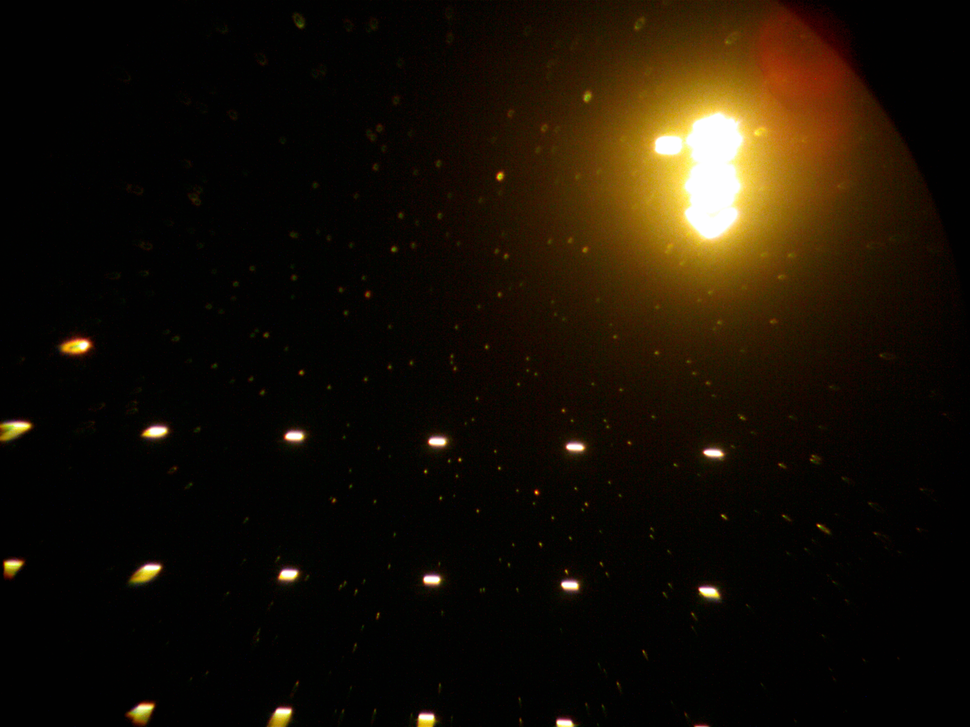
#> input picture image_processing/region1_FOV.PNG, 970 x 727 px, shrunk from 2048 x 1536 before the run, found by its file name
$ python adaptive_mean.py
#> lines starting #> are read from the running program, lines starting #| are printed output that depends on the picture; after the words box and inside, x2 and y2 are one past the last pixel; in counts of white or black regions, pixels touching at a corner belong together
import cv2
import matplotlib.pyplot as plt
path = "image_processing/region1_FOV.PNG"

image = cv2.imread(path, cv2.IMREAD_GRAYSCALE)
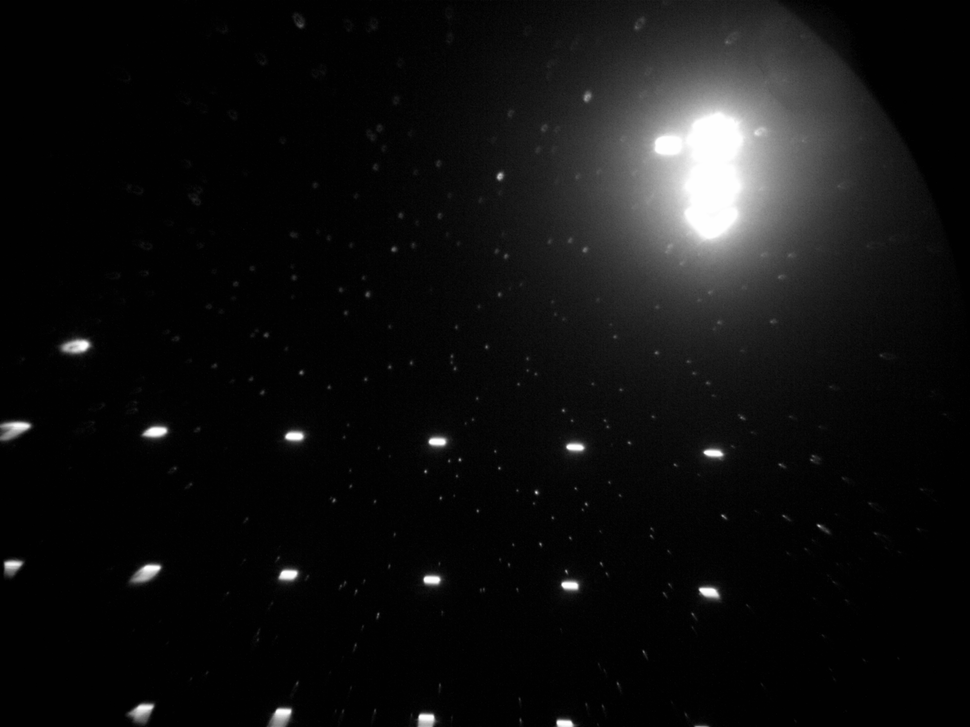
#> image: shape (727, 970); min 0, max 255, mean 16.8

image = cv2.medianBlur(image,5) #removes a lot of noise (and possibly particles)

# a higher C value (last argument) is a more aggressive threshold
# block size (second to last) must be > 1 and odd
#adaptive mean
mean_filtered_image = cv2.adaptiveThreshold(image, 255,cv2.ADAPTIVE_THRESH_MEAN_C,
                                            cv2.THRESH_BINARY_INV,15,3)
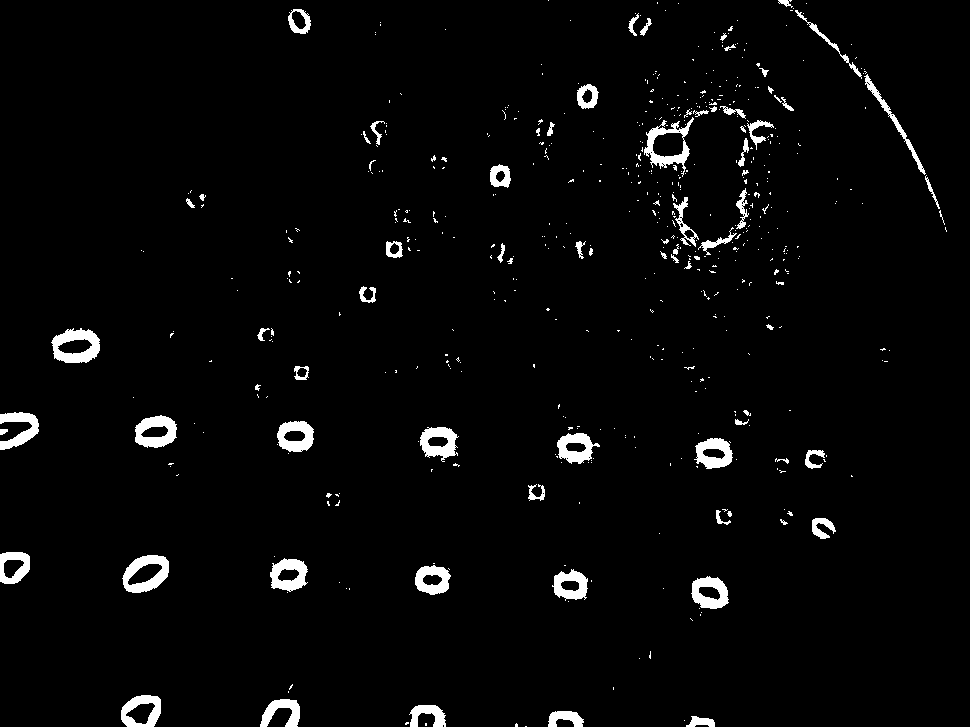
#> mean_filtered_image: shape (727, 970); 2.9% white; 545 white regions (467 under 20 px), largest, box (x1, y1, x2, y2) and area: (51, 328, 100, 363) 1009, (122, 555, 169, 593) 965, (644, 117, 694, 177) 911
#adaptive gaussian
gaussian_filtered_image = cv2.adaptiveThreshold(image,255,cv2.ADAPTIVE_THRESH_GAUSSIAN_C,
                                                cv2.THRESH_BINARY_INV,15,3)
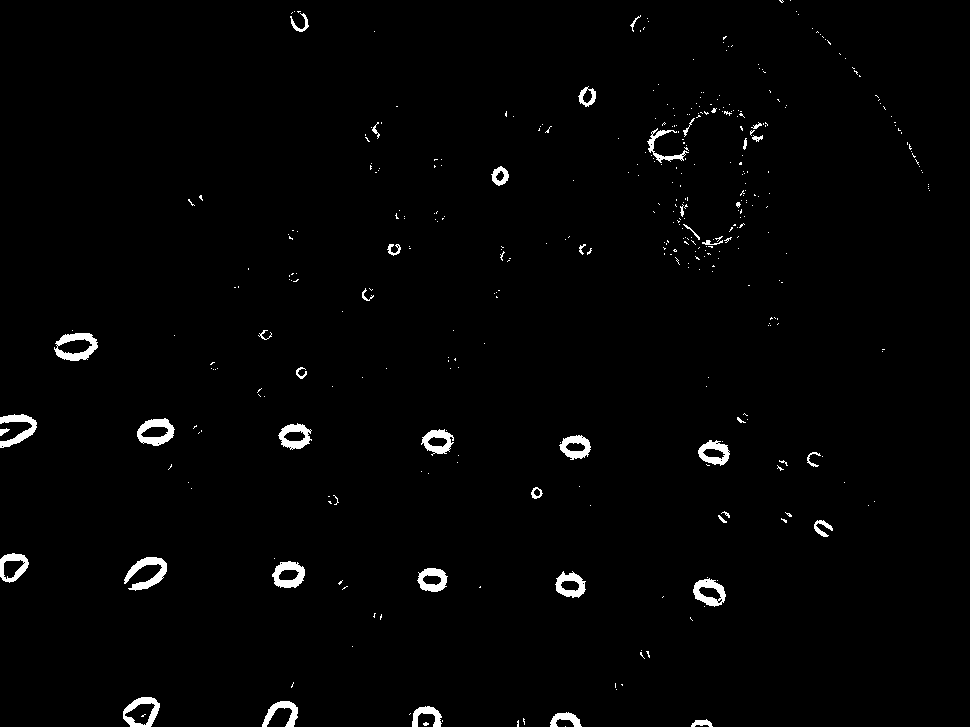
#> gaussian_filtered_image: shape (727, 970); 1.6% white; 395 white regions (352 under 20 px), largest, box (x1, y1, x2, y2) and area: (124, 557, 167, 591) 636, (54, 333, 98, 361) 622, (137, 418, 175, 446) 571

# blur testing

#gaussian_filtered_image = cv2.GaussianBlur(gaussian_filtered_image, (3, 3), 0)
#mean_filtered_image = cv2.GaussianBlur(mean_filtered_image, (3, 3), 0)

# tried to close the gaps in the particles, but they seem to be too big relative to the shell
#kernel = cv2.getStructuringElement(cv2.MORPH_ELLIPSE,(5,5))
#mean_filtered_image = cv2.morphologyEx(mean_filtered_image, cv2.MORPH_CLOSE, kernel) #closing


# Plot the original and filtered images
plt.figure(figsize=(10, 5))
plt.subplot(131)
plt.imshow(image, cmap='gray')
plt.title('Original Image')

plt.subplot(132)
plt.imshow(mean_filtered_image, cmap='gray')
plt.title('Mean Adpt. Threshold')

plt.subplot(133)
plt.imshow(gaussian_filtered_image, cmap='gray')
plt.title('Gaussian Adpt. Threshold')

plt.show()
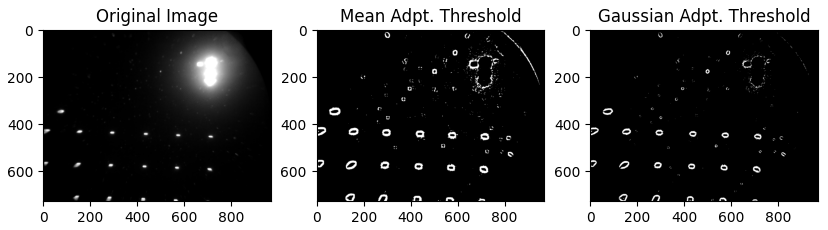
#> figure drawn by matplotlib, 3 panels

#only writes the images to file after you close the graph window
cv2.imwrite("image_processing/processed/adaptive_mean2.jpg", mean_filtered_image)
cv2.imwrite("image_processing/processed/adaptive_gaussian2.jpg", gaussian_filtered_image)

$ run again, with image_processing/region4_FOV.png copied over image_processing/region1_FOV.PNG
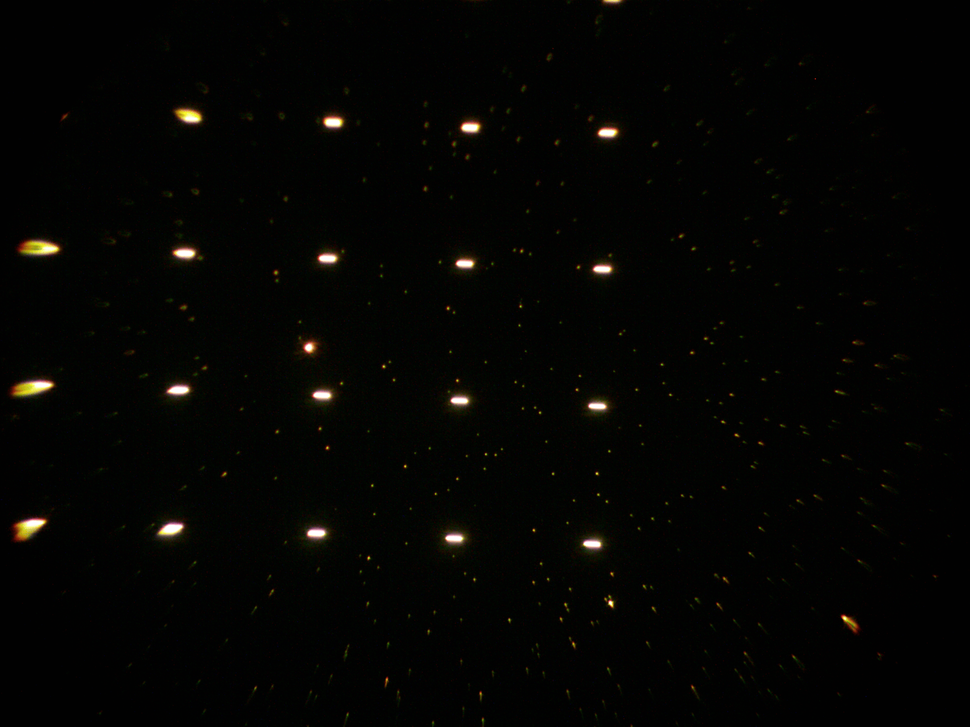
#> input picture image_processing/region4_FOV.png, 970 x 727 px, shrunk from 2048 x 1536 before the run, found by its file name
#> `mean_filtered_image = cv2.adaptiveThreshold(image, 255,cv2.ADAPTIVE_TH..`:
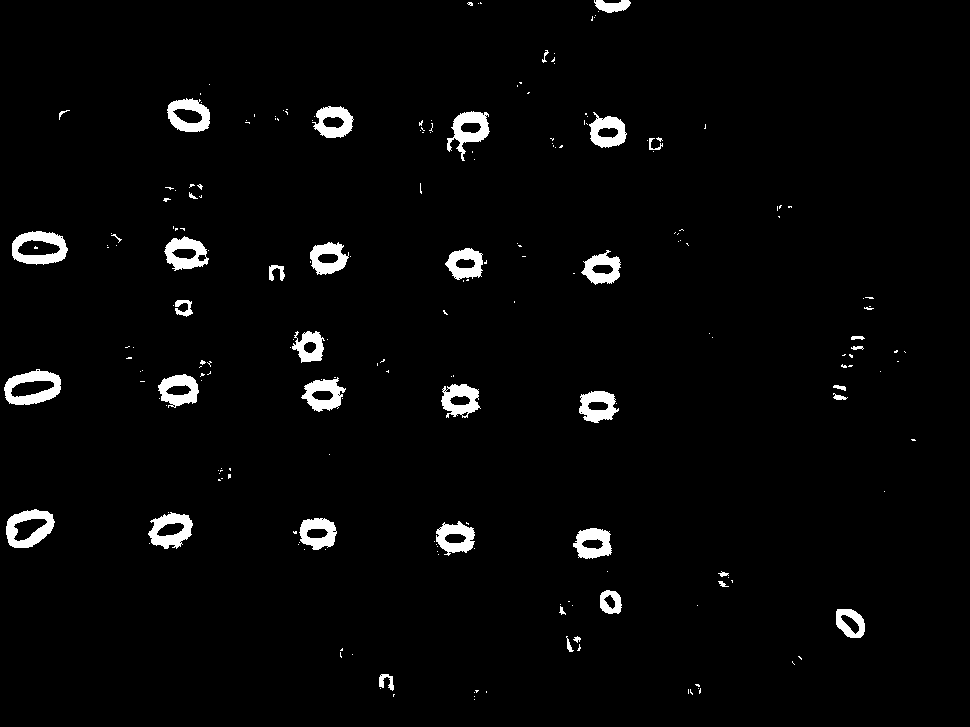
#> mean_filtered_image: shape (727, 970); 2.8% white; 217 white regions (177 under 20 px), largest, box (x1, y1, x2, y2) and area: (4, 369, 61, 405) 1109, (12, 231, 68, 265) 1063, (6, 509, 55, 548) 1026
#> gaussian_filtered_image: shape (727, 970); 1.7% white; 240 white regions (202 under 20 px), largest, box (x1, y1, x2, y2) and area: (7, 372, 59, 403) 748, (14, 233, 66, 263) 690, (9, 512, 52, 546) 647
#> `plt.show()`:
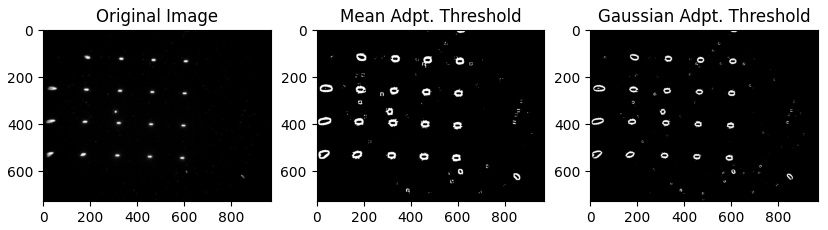
#> figure drawn by matplotlib, 3 panels
